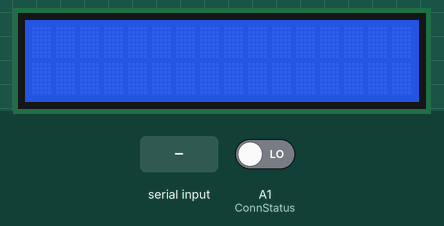
Recording of a sketch running on a simulated Arduino Uno, built with avr-gcc and run on an emulated ATmega328P. Shown: 16×2 character LCD. Inputs (shaded band) come from the test bench; at power-on: A1 (ConnStatus) LOW. What the sketch prints to the serial monitor is not drawn.

Above: at 6.3 s.
6.4 s: "a" received over the second serial link
At 7.6 s:
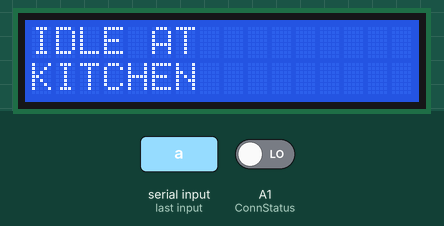
7.9 s: "b" received over the second serial link
At 8.7 s:
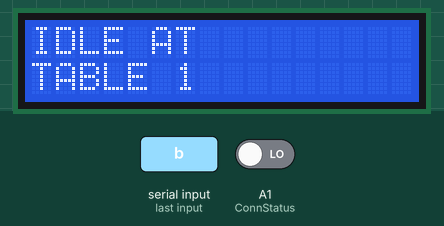
9.4 s: "A" received over the second serial link
At 10.0 s:
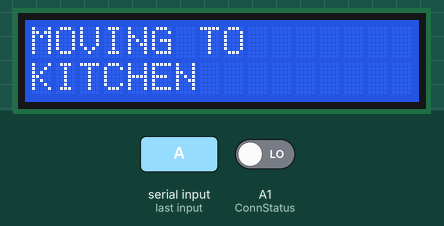
10.9 s: "B" received over the second serial link
At 12.3 s:
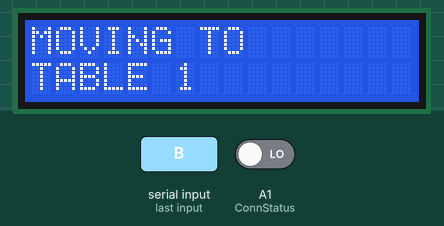
13.9 s: "c" received over the second serial link
At 14.5 s:
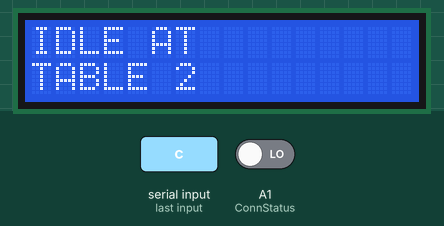
Timing chart, 0 to 16.4 s (numbered marks = the images above; inputs shaded):
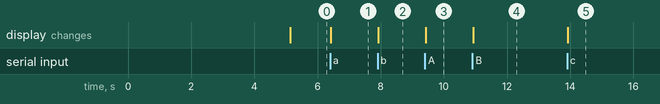

Measured:
- after the input at 6.4 s, the display: changes at once (image 1)
- after the input at 7.9 s, the display: changes at once (image 2)
- after the input at 9.4 s, the display: changes at once (image 3)
- after the input at 10.9 s, the display: changes at once (image 4)
- after the input at 13.9 s, the display: changes at once (image 5)

The sketch:

Slave_ELEC1601_Student_2019_v3.ino
```cpp
//-----------------------------------------------------------------------------------------------------------//
//                                                                                                           //
//  Slave_ELEC1601_Student_2019_v3                                                                           //
//  The Instructor version of this code is identical to this version EXCEPT it also sets PIN codes           //
//  20191008 Peter Jones                                                                                     //
//                                                                                                           //
//  Bi-directional passing of serial inputs via Bluetooth                                                    //
//  Note: the void loop() contents differ from "capitalise and return" code                                  //
//                                                                                                           //
//  This version was initially based on the 2011 Steve Chang code but has been substantially revised         //
//  and heavily documented throughout.                                                                       //
//                                                                                                           //
//  20190927 Ross Hutton                                                                                     //
//  Identified that opening the Arduino IDE Serial Monitor asserts a DTR signal which resets the Arduino,    //
//  causing it to re-execute the full connection setup routine. If this reset happens on the Slave system,   //
//  re-running the setup routine appears to drop the connection. The Master is unaware of this loss and      //
//  makes no attempt to re-connect. Code has been added to check if the Bluetooth connection remains         //
//  established and, if so, the setup process is bypassed.                                                   //
//                                                                                                           //
//-----------------------------------------------------------------------------------------------------------//

#include <SoftwareSerial.h>   //Software Serial Port
#include <LiquidCrystal.h>
int Contrast = 20;
int contrastPin = 8;
int listenPin = 9;
LiquidCrystal lcd(12, 11, 5, 4, 3, 2);

boolean flag = false;


#define RxD 7
#define TxD 6
#define ConnStatus A1

#define DEBUG_ENABLED  1

// ##################################################################################
// ### EDIT THE LINES BELOW TO MATCH YOUR SHIELD NUMBER AND CONNECTION PIN OPTION ###
// ##################################################################################

int shieldPairNumber = 13;

// CAUTION: If ConnStatusSupported = true you MUST NOT use pin A1 otherwise "random" reboots will occur
// CAUTION: If ConnStatusSupported = true you MUST set the PIO[1] switch to A1 (not NC)

boolean ConnStatusSupported = true;   // Set to "true" when digital connection status is available on Arduino pin

// #######################################################

// The following two string variable are used to simplify adaptation of code to different shield pairs

String slaveNameCmd = "\r\n+STNA=Slave";   // This is concatenated with shieldPairNumber later

SoftwareSerial blueToothSerial(RxD,TxD);


void setup()
{
    Serial.begin(9600);
    blueToothSerial.begin(38400);                    // Set Bluetooth module to default baud rate 38400

    pinMode(RxD, INPUT);
    pinMode(TxD, OUTPUT);
    pinMode(ConnStatus, INPUT);

    //  Check whether Master and Slave are already connected by polling the ConnStatus pin (A1 on SeeedStudio v1 shield)
    //  This prevents running the full connection setup routine if not necessary.

    if(ConnStatusSupported) Serial.println("Checking Slave-Master connection status.");

    if(ConnStatusSupported && digitalRead(ConnStatus)==1)
    {
        Serial.println("Already connected to Master - remove USB cable if reboot of Master Bluetooth required.");
    }
    else
    {
        Serial.println("Not connected to Master.");

        setupBlueToothConnection();   // Set up the local (slave) Bluetooth module

        delay(1000);                  // Wait one second and flush the serial buffers
        Serial.flush();
        blueToothSerial.flush();
    }


  analogWrite(contrastPin , Contrast);
  lcd.begin(16, 2);
  pinMode(listenPin,INPUT);
}

// a = idle kitchen, b = idle table1, c = idle table2
// A = moving kitchen, B = moving table1, C = moving table2
void loop()
{
    unsigned long currMillis = millis();
    char recvChar;

    while(1)
    {
        if(blueToothSerial.available())   // Check if there's any data sent from the remote Bluetooth shield
        {
            recvChar = blueToothSerial.read();
            Serial.println(recvChar);
            if (recvChar == 'a') {
              Serial.println("idle at kitchen");
              lcd.clear();
              lcd.setCursor(0,0);
              lcd.print("IDLE AT ");
              lcd.setCursor(0,1);
              lcd.print("KITCHEN");
            }
            else if (recvChar == 'b') {
              Serial.println("idle at table 1");
              lcd.clear();
              lcd.setCursor(0,0);
              lcd.print("IDLE AT ");
              lcd.setCursor(0,1);
              lcd.print("TABLE 1");
            }
            else if (recvChar == 'c') {
              Serial.println("idle at table 2");
              lcd.clear();
              lcd.setCursor(0,0);
              lcd.print("IDLE AT ");
              lcd.setCursor(0,1);
              lcd.print("TABLE 2");

            }
            else if (recvChar == 'A') {
              Serial.println("moving to kitchen");
              lcd.clear();
              lcd.setCursor(0,0);
              lcd.print("MOVING TO");
              lcd.setCursor(0,1);
              lcd.print("KITCHEN");
            }
            else if (recvChar == 'B') {
              Serial.println("moving to table 1");
              lcd.clear();
              lcd.setCursor(0,0);
              lcd.print("MOVING TO");
              lcd.setCursor(0,1);
              lcd.print("TABLE 1");
            }
            else if (recvChar == 'C') {
              Serial.println("moving to table 2");
              lcd.clear();
              lcd.setCursor(0,0);
              lcd.print("MOVING TO");
              lcd.setCursor(0,1);
              lcd.print("TABLE 2");
            }
        }


        if(Serial.available())            // Check if there's any data sent from the local serial terminal. You can add the other applications here.
        {
            recvChar = Serial.read();
            if (recvChar == '0' || recvChar == '1' || recvChar == '2') {
              Serial.println(recvChar);
              blueToothSerial.println(recvChar);
            }
        }
    }
}


void setupBlueToothConnection()
{
    Serial.println("Setting up the local (slave) Bluetooth module.");

    slaveNameCmd += shieldPairNumber;
    slaveNameCmd += "\r\n";

    blueToothSerial.print("\r\n+STWMOD=0\r\n");      // Set the Bluetooth to work in slave mode
    blueToothSerial.print(slaveNameCmd);             // Set the Bluetooth name using slaveNameCmd
    blueToothSerial.print("\r\n+STAUTO=0\r\n");      // Auto-connection should be forbidden here
    blueToothSerial.print("\r\n+STOAUT=1\r\n");      // Permit paired device to connect me

    //  print() sets up a transmit/outgoing buffer for the string which is then transmitted via interrupts one character at a time.
    //  This allows the program to keep running, with the transmitting happening in the background.
    //  Serial.flush() does not empty this buffer, instead it pauses the program until all Serial.print()ing is done.
    //  This is useful if there is critical timing mixed in with Serial.print()s.
    //  To clear an "incoming" serial buffer, use while(Serial.available()){Serial.read();}

    blueToothSerial.flush();
    delay(2000);                                     // This delay is required

    blueToothSerial.print("\r\n+INQ=1\r\n");         // Make the slave Bluetooth inquirable

    blueToothSerial.flush();
    delay(2000);                                     // This delay is required

    Serial.println("The slave bluetooth is inquirable!");
}
```
